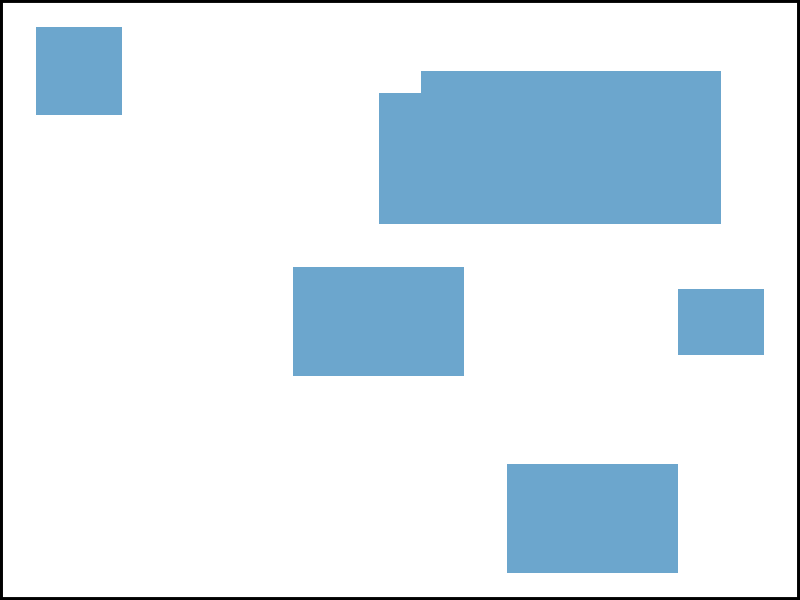

Here is the R script that generated this plot:
## ---- chunk 1
knitr::opts_chunk$set(echo = TRUE)
library(tidyverse)
library(readxl)
## ---- chunk 2
# utility function to get rle as a named vector
vec_rle <- function(v){
    temp <- rle(v)
    out <- temp$values
    names(out) <- temp$lengths
    return(out)
}

# utility function to map table with their columns/rows in a bigger table
make_df_index <- function(v){
    table_rle <- vec_rle(v)
    divide_points <- c(0,cumsum(names(table_rle)))
    table_index <- map2((divide_points + 1)[1:length(divide_points)-1],
                        divide_points[2:length(divide_points)],
                        ~.x:.y)
    return(table_index[table_rle])
}

# split a large table in one direction if there are blank columns or rows
split_direction <- function(df,direction = "col"){
    if(direction == "col"){
        col_has_data <- unname(map_lgl(df,~!all(is.na(.x))))
        df_mapping <- make_df_index(col_has_data)
        out <- map(df_mapping,~df[,.x])
    } else if(direction == "row"){
        row_has_data <- df %>% 
            mutate_all(~!is.na(.x)) %>%
            as.matrix() %>% 
            apply(1,any)
        df_mapping <- make_df_index(row_has_data)
        out <- map(df_mapping,~df[.x,])
    }
    return(out)
}

# sometimes different tables are close to each other without empty space in between
# in thoses cases we need to manually insert rows and columns in the dataframe in
# order to make split_df() function to work
insert_row <- function(df,at,on = "below"){
    df <- as_tibble(df)
    if(!is.integer(at)) stop("at should be a integer")
    if(on == "below"){
        
    } else if(on == "above"){
        at <- at - 1
    } else {
        stop("on should be either 'below' or above")
    }
    
    if(at > 0){
        df1 <- df[1:at,]
        df2 <- df[at+1:nrow(df)-at,]
        out <- df1 %>%
            add_row() %>%
            bind_rows(df2)  
    } else if(at == 0) {
        df1 <- df[0,]
        df2 <- df[at+1:nrow(df)-at,]
        out <- df1 %>%
            add_row() %>%
            bind_rows(df2)
    } else {
        stop("Positon 'at' should be at least 1")
    }
    return(out)
}

insert_column <- function(df,at,on = "right"){
    df <- as_tibble(df)
    if(!is.integer(at)) stop("at should be a integer")
    if(on == "right"){
        
    } else if(on == "left"){
        at <- at - 1
    } else {
        stop("on should be either 'right' or left")
    }
    
    if(at > 0){
        df1 <- df[,1:at]
        df1[,1+ncol(df1)] <- NA
        df2 <- df[,at+1:ncol(df)-at]
        out <- df1 %>%
            bind_cols(df2)  
    } else if(at == 0) {
        df1 <- df[,0]
        df1[,1] <- NA
        df2 <- df
        out <- df1 %>%
            bind_cols(df2)
    } else {
        stop("Positon 'at' should be at least 1")
    }
    return(out)
}
## ---- chunk 3
# split a large table into smaller tables if there are blank columns or rows
# if you still see entire rows or columns missing. Please increase complexity
split_df <- function(df,showWarnig = TRUE,complexity = 1){
    if(showWarnig){
        warning("Please don't use first row as column names.")
    }
    
    out <- split_direction(df,"col")
    
    for(i in 1 :complexity){
        out <- out %>%
            map(~split_direction(.x,"row")) %>%
            flatten() %>%
            map(~split_direction(.x,"col")) %>%
            flatten()
    }
    return(out)
    
}

# set first row as column names for a data frame and remove the original first row
set_1row_colname <- function(df){
    colnames(df) <- as.character(df[1,])
    out <- df[-1,]
    return(out)
}

#display the rough shape of table in a sheet with multiple tables
display_table_shape <- function(df){
    colnames(df) <- 1:ncol(df)
    
    out <- df %>%
        map_df(~as.numeric(!is.na(.x))) %>%
        gather(key = "x",value = "value") %>%
        mutate(x = as.numeric(x)) %>%
        group_by(x) %>%
        mutate(y = -row_number()) %>%
        ungroup() %>%
        dplyr::filter(value == 1) %>%
        ggplot(aes(x = x, y = y,fill = value)) +
        geom_tile(fill = "skyblue3") +
        scale_x_continuous(position = "top") +
        theme_void() +
        theme(legend.position="none",
              panel.border = element_rect(colour = "black", fill=NA, size=2))
    return(out)
}
## ---- chunk 4
library(tidyverse)
library(readxl)
all_table <- read_excel("multiple_tables_sheet.xlsx",col_names = FALSE)
split_df(all_table)

set_1row_colname(split_df(all_table,showWarnig = F)[[2]])

display_table_shape(all_table)


insert_column(mtcars,2L,"right")
insert_column(mtcars,1L,"left")


insert_row(mtcars,2L,"below")
insert_row(mtcars,1L,"above")
## ---- chunk 5
# utility function to get rle as a named vector
vec_rle <- function(v){
    temp <- rle(v)
    out <- temp$values
    names(out) <- temp$lengths
    return(out)
}

# utility function to map table with their columns/rows in a bigger table
make_df_index <- function(v){
    table_rle <- vec_rle(v)
    divide_points <- c(0,cumsum(names(table_rle)))
    table_index <- map2((divide_points + 1)[1:length(divide_points)-1],
                        divide_points[2:length(divide_points)],
                        ~.x:.y)
    return(table_index[table_rle])
}

# split a large table in one direction if there are blank columns or rows
split_direction <- function(df,direction = "col"){
    if(direction == "col"){
        col_has_data <- unname(map_lgl(df,~!all(is.na(.x))))
        df_mapping <- make_df_index(col_has_data)
        out <- map(df_mapping,~df[,.x])
    } else if(direction == "row"){
        row_has_data <- df %>% 
            mutate_all(~!is.na(.x)) %>%
            as.matrix() %>% 
            apply(1,any)
        df_mapping <- make_df_index(row_has_data)
        out <- map(df_mapping,~df[.x,])
    }
    return(out)
}

# sometimes different tables are close to each other without empty space in between
# in thoses cases we need to manually insert rows and columns in the dataframe in
# order to make split_df() function to work
insert_row <- function(df,at,on = "below"){
    df <- as_tibble(df)
    if(!is.integer(at)) stop("at should be a integer")
    if(on == "below"){
        
    } else if(on == "above"){
        at <- at - 1
    } else {
        stop("on should be either 'below' or above")
    }
    
    if(at > 0){
        df1 <- df[1:at,]
        df2 <- df[at+1:nrow(df)-at,]
        out <- df1 %>%
            add_row() %>%
            bind_rows(df2)  
    } else if(at == 0) {
        df1 <- df[0,]
        df2 <- df[at+1:nrow(df)-at,]
        out <- df1 %>%
            add_row() %>%
            bind_rows(df2)
    } else {
        stop("Positon 'at' should be at least 1")
    }
    return(out)
}

insert_column <- function(df,at,on = "right"){
    df <- as_tibble(df)
    if(!is.integer(at)) stop("at should be a integer")
    if(on == "right"){
        
    } else if(on == "left"){
        at <- at - 1
    } else {
        stop("on should be either 'right' or left")
    }
    
    if(at > 0){
        df1 <- df[,1:at]
        df1[,1+ncol(df1)] <- NA
        df2 <- df[,at+1:ncol(df)-at]
        out <- df1 %>%
            bind_cols(df2)  
    } else if(at == 0) {
        df1 <- df[,0]
        df1[,1] <- NA
        df2 <- df
        out <- df1 %>%
            bind_cols(df2)
    } else {
        stop("Positon 'at' should be at least 1")
    }
    return(out)
}

# split a large table into smaller tables if there are blank columns or rows
# if you still see entire rows or columns missing. Please increase complexity
split_df <- function(df,showWarnig = TRUE,complexity = 1){
    if(showWarnig){
        warning("Please don't use first row as column names.")
    }
    
    out <- split_direction(df,"col")
    
    for(i in 1 :complexity){
        out <- out %>%
            map(~split_direction(.x,"row")) %>%
            flatten() %>%
            map(~split_direction(.x,"col")) %>%
            flatten()
    }
    return(out)
    
}

# set first row as column names for a data frame and remove the original first row
set_1row_colname <- function(df){
    colnames(df) <- as.character(df[1,])
    out <- df[-1,]
    return(out)
}

#display the rough shape of table in a sheet with multiple tables
display_table_shape <- function(df){
    colnames(df) <- 1:ncol(df)
    
    out <- df %>%
        map_df(~as.numeric(!is.na(.x))) %>%
        gather(key = "x",value = "value") %>%
        mutate(x = as.numeric(x)) %>%
        group_by(x) %>%
        mutate(y = -row_number()) %>%
        ungroup() %>%
        dplyr::filter(value == 1) %>%
        ggplot(aes(x = x, y = y,fill = value)) +
        geom_tile(fill = "skyblue3") +
        scale_x_continuous(position = "top") +
        theme_void() +
        theme(legend.position="none",
              panel.border = element_rect(colour = "black", fill=NA, size=2))
    return(out)
}
